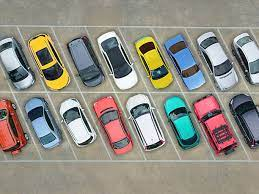
#> input picture svm-hog/ images for testing/3.jpeg, 259 x 194 px, found by its file name
$ jupyter execute hog.ipynb
#> lines starting #> are read from the running program, lines starting #| are printed output that depends on the picture
[cell 1]
import cv2
from skimage.feature import hog
from skimage import exposure
import matplotlib.pyplot as plt

# Load an image
image = cv2.imread(r'C:\Users\Reshmah\Desktop\testing folder\test\3.jpeg', cv2.IMREAD_GRAYSCALE)
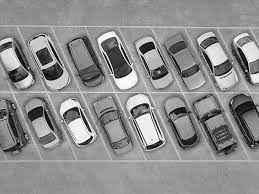
#> image: shape (194, 259); min 0, max 255, mean 140.9

# Calculate HOG features
features, hog_image = hog(image, pixels_per_cell=(8, 8), cells_per_block=(2, 2), visualize=True)
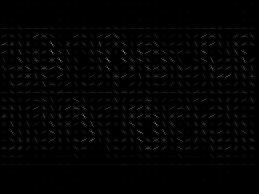
#> hog_image: shape (194, 259) float64; min 0, max 132.8, mean 3.3

# Rescale HOG features for better visualization
hog_image_rescaled = exposure.rescale_intensity(hog_image, in_range=(0, 10))
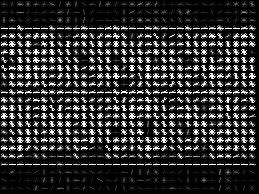
#> hog_image_rescaled: shape (194, 259) float64; min 0, max 1, mean 0.186

# Display the original image and HOG features
plt.figure(figsize=(10, 5))
plt.subplot(121)
plt.imshow(image, cmap=plt.cm.gray)
plt.axis('off')
plt.title('Original Image')

plt.subplot(122)
plt.imshow(hog_image_rescaled, cmap=plt.cm.gray)
plt.title('HOG Features')
plt.axis('off')
plt.savefig('shift.jpeg')
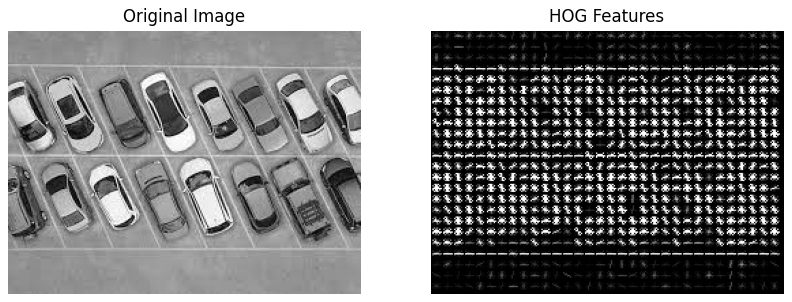
#> figure drawn by matplotlib, 2 panels
plt.show()

$ run again, with svm-hog/ images for testing/10.jpeg copied over svm-hog/ images for testing/3.jpeg
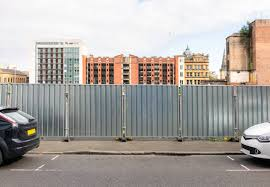
#> input picture svm-hog/ images for testing/10.jpeg, 270 x 187 px, found by its file name
#> `hog_image_rescaled = exposure.rescale_intensity(hog_image, in_range=(0..`:
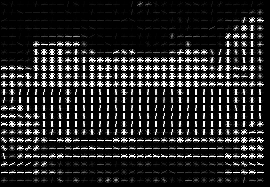
#> hog_image_rescaled: shape (187, 270) float64; min 0, max 1, mean 0.15
#> `plt.savefig('shift.jpeg')`:
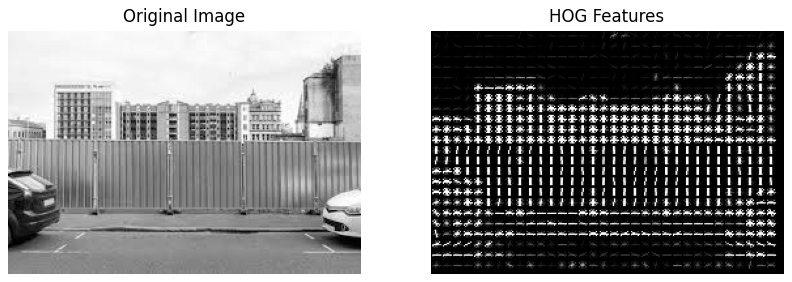
#> figure drawn by matplotlib, 2 panels

$ run again, with svm-hog/ images for testing/11.jpeg copied over svm-hog/ images for testing/3.jpeg
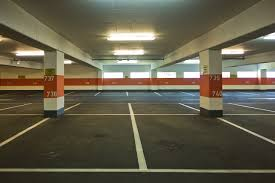
#> input picture svm-hog/ images for testing/11.jpeg, 275 x 183 px, found by its file name
#> `hog_image_rescaled = exposure.rescale_intensity(hog_image, in_range=(0..`:
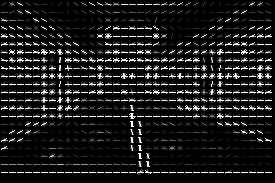
#> hog_image_rescaled: shape (183, 275) float64; min 0, max 1, mean 0.109
#> `plt.savefig('shift.jpeg')`:
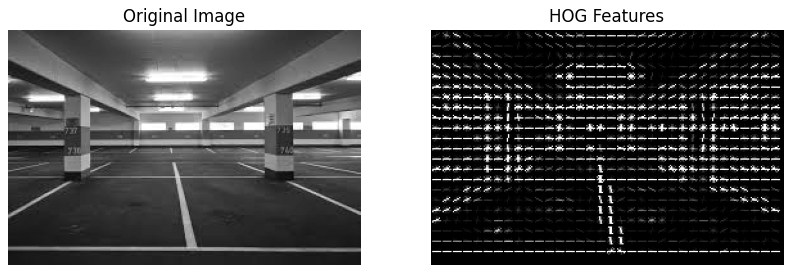
#> figure drawn by matplotlib, 2 panels
